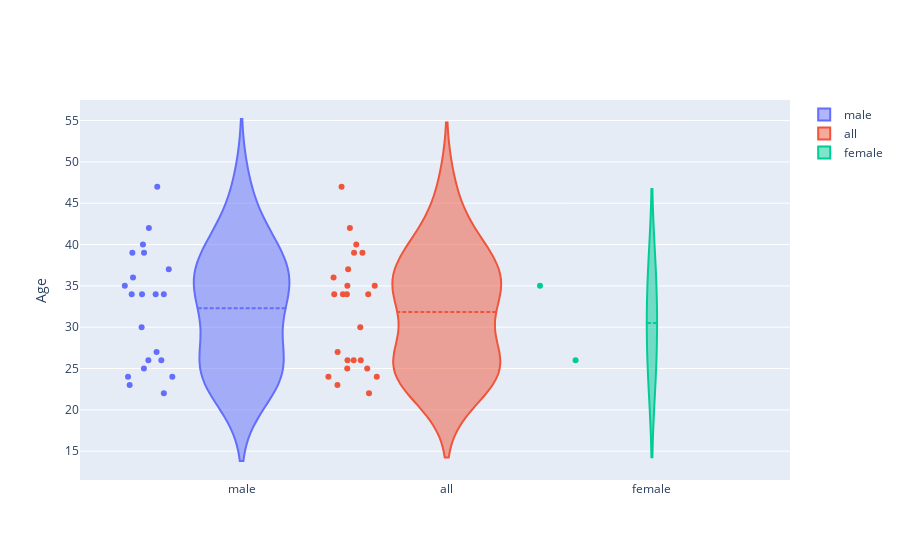

Notebook cell for this chart:
### Markdown cell above
# Age / Size

### Code cell
fig = go.Figure()

# männlich
fig.add_trace(go.Violin(y=general_data['Age'][ general_data['Sex'] == 'männlich' ],
                        scalegroup='Age', name='male')
             )
# gesamt
fig.add_trace(go.Violin(y=general_data['Age'],
                        scalegroup='Age', name='all')
             )

# weiblich
fig.add_trace(go.Violin(y=general_data['Age'][ general_data['Sex'] == 'weiblich' ],
                        scalegroup='Age', name='female')
             )

fig.update_traces(meanline_visible=True,
                  points='all', # show all points
                  jitter=0.5,  # for better visibility
                  scalemode='count') # scale with total count

fig.update_yaxes(title="Age")

fig.update_layout(
    #title_text="<b>Age</b>",
    showlegend=True,
    violingap=0, violingroupgap=0.4, violinmode='overlay')

fig.write_image(rf'{export_img_questionnaire}participants-violin.png')
fig.write_image(rf'{export_img_questionnaire}participants-violin.svg')

fig.show()

### Figure 1 — Plotly figure (JSON) as saved in the notebook; plotly's stock layout.template omitted (floating-point values rounded to 4 significant figures)
{"data": [{"jitter": 0.5, "meanline": {"visible": true}, "name": "male", "points": "all", "scalegroup": "Age", "scalemode": "count", "type": "violin", "y": [42, 47, 40, 34, 34, 26, 24, 25, 30, 23, 34, 36, 27, 22, 26, 24, 34, 37, 39, 39, 35]}, {"jitter": 0.5, "meanline": {"visible": true}, "name": "all", "points": "all", "scalegroup": "Age", "scalemode": "count", "type": "violin", "y": [42, 47, 40, 34, 34, 26, 25, 26, 24, 35, 25, 30, 23, 34, 36, 27, 22, 26, 24, 34, 37, 39, 39, 35]}, {"jitter": 0.5, "meanline": {"visible": true}, "name": "female", "points": "all", "scalegroup": "Age", "scalemode": "count", "type": "violin", "y": [26, 35]}], "layout": {"showlegend": true, "violingap": 0, "violingroupgap": 0.4, "violinmode": "overlay", "yaxis": {"title": {"text": "Age"}}}}
